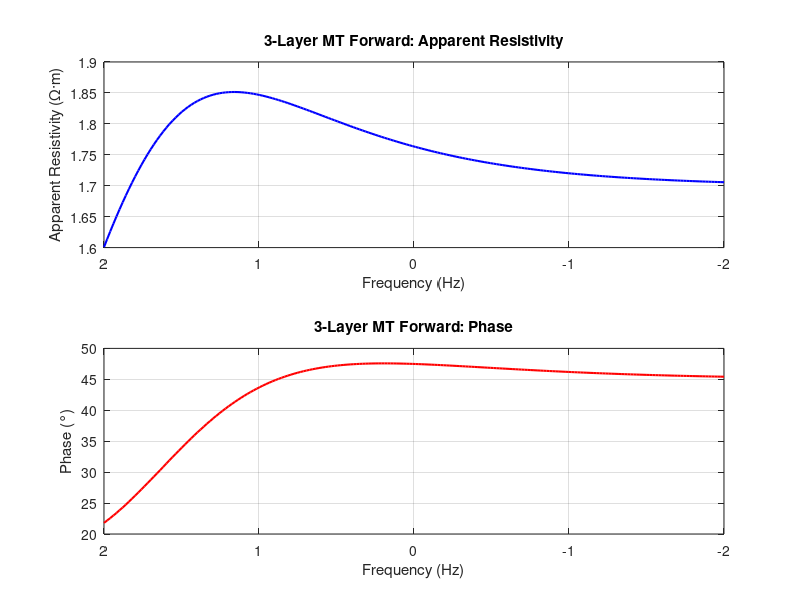

Reproduce this figure in MATLAB.
clc; clear; close all;

%% 参数设置（三层模型）
rho = [10, 1000, 50];    % 每层电阻率 (Ω·m)
thk = [50, 500];         % 前两层厚度 (m)，第3层为无限厚
mu = 4 * pi * 1e-7;

% 频率设置
f = logspace(-2, 2, 200);   % 0.01 Hz 到 100 Hz
omega = 2 * pi * f;

Z_app = zeros(size(f));
phase = zeros(size(f));

for i = 1:length(f)
    w = omega(i);

    % 计算每层的传播常数和阻抗
    k = sqrt(1i * w * mu ./ rho);
    Z = sqrt(1i * w * mu * rho(3));  % 最底层阻抗

    % 从底层往上传递阻抗
    for j = 2:-1:1
        Zj = sqrt(1i * w * mu * rho(j));
        dj = thk(j);
        rj = Zj;

        Z = rj * (Z + rj * tanh(k(j) * dj)) / (rj + Z * tanh(k(j) * dj));
    end

    % 视电阻率与相位
    Z_app(i) = abs(Z)^2 / (mu * w);
    phase(i) = atan2(imag(Z), real(Z)) * 180 / pi;
end

%% 绘图
figure;

subplot(2,1,1);
plot(log10(f), log10(Z_app), 'b', 'LineWidth', 1.5);
xlabel('Frequency (Hz)');
ylabel('Apparent Resistivity (\Omega·m)');
title('3-Layer MT Forward: Apparent Resistivity');
set(gca, 'XDir', 'reverse');
grid on;

subplot(2,1,2);
plot(log10(f), phase, 'r', 'LineWidth', 1.5);
xlabel('Frequency (Hz)');
ylabel('Phase (°)');
title('3-Layer MT Forward: Phase');
set(gca, 'XDir', 'reverse');
grid on;
